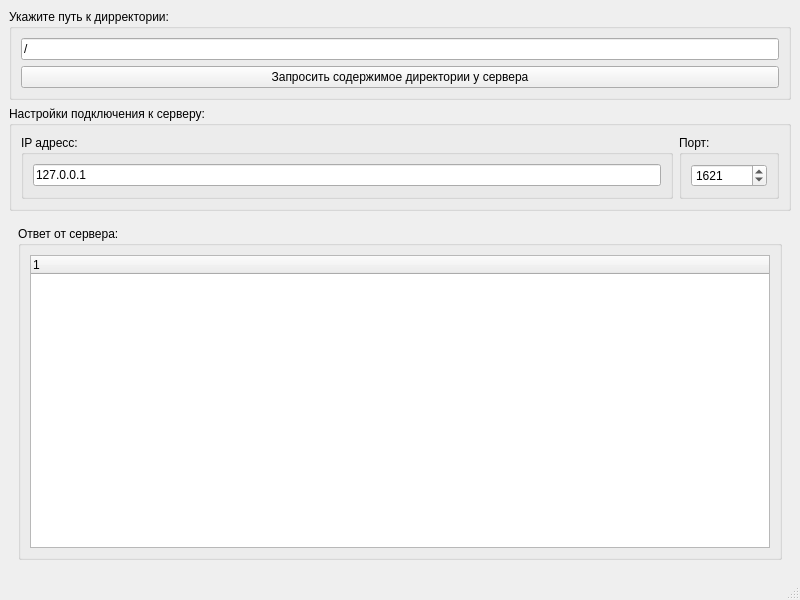
<?xml version="1.0" encoding="UTF-8"?>
<ui version="4.0">
 <class>MainWindow</class>
 <widget class="QMainWindow" name="MainWindow">
  <property name="geometry">
   <rect>
    <x>0</x>
    <y>0</y>
    <width>800</width>
    <height>600</height>
   </rect>
  </property>
  <property name="windowTitle">
   <string>MainWindow</string>
  </property>
  <widget class="QWidget" name="centralwidget">
   <layout class="QVBoxLayout" name="verticalLayout_7">
    <item>
     <widget class="QGroupBox" name="groupBox">
      <property name="sizePolicy">
       <sizepolicy hsizetype="Preferred" vsizetype="Preferred">
        <horstretch>0</horstretch>
        <verstretch>0</verstretch>
       </sizepolicy>
      </property>
      <property name="minimumSize">
       <size>
        <width>0</width>
        <height>0</height>
       </size>
      </property>
      <property name="baseSize">
       <size>
        <width>0</width>
        <height>0</height>
       </size>
      </property>
      <property name="title">
       <string>Укажите путь к дирректории:</string>
      </property>
      <layout class="QVBoxLayout" name="verticalLayout">
       <item>
        <widget class="QLineEdit" name="lineEdit_RequiredDirectory">
         <property name="text">
          <string>/</string>
         </property>
        </widget>
       </item>
       <item>
        <widget class="QPushButton" name="pushButton_RequestFromServer">
         <property name="cursor">
          <cursorShape>PointingHandCursor</cursorShape>
         </property>
         <property name="text">
          <string>Запросить содержимое директории у сервера</string>
         </property>
        </widget>
       </item>
      </layout>
     </widget>
    </item>
    <item>
     <widget class="QGroupBox" name="groupBox_3">
      <property name="title">
       <string>Настройки подключения к серверу:</string>
      </property>
      <layout class="QHBoxLayout" name="horizontalLayout">
       <item>
        <widget class="QGroupBox" name="groupBox_4">
         <property name="title">
          <string>IP адресс:</string>
         </property>
         <layout class="QVBoxLayout" name="verticalLayout_4">
          <item>
           <widget class="QLineEdit" name="lineEdit_ServerIPAddress">
            <property name="text">
             <string>127.0.0.1</string>
            </property>
           </widget>
          </item>
         </layout>
        </widget>
       </item>
       <item>
        <widget class="QGroupBox" name="groupBox_5">
         <property name="sizePolicy">
          <sizepolicy hsizetype="Fixed" vsizetype="Preferred">
           <horstretch>0</horstretch>
           <verstretch>0</verstretch>
          </sizepolicy>
         </property>
         <property name="minimumSize">
          <size>
           <width>100</width>
           <height>0</height>
          </size>
         </property>
         <property name="title">
          <string>Порт:</string>
         </property>
         <layout class="QVBoxLayout" name="verticalLayout_5">
          <item>
           <widget class="QSpinBox" name="spinBox_ServerPort">
            <property name="maximum">
             <number>65535</number>
            </property>
            <property name="value">
             <number>1621</number>
            </property>
           </widget>
          </item>
         </layout>
        </widget>
       </item>
      </layout>
     </widget>
    </item>
    <item>
     <widget class="QStackedWidget" name="stackedWidget">
      <property name="currentIndex">
       <number>1</number>
      </property>
      <widget class="QWidget" name="page_Error">
       <layout class="QVBoxLayout" name="verticalLayout_6">
        <item>
         <widget class="QGroupBox" name="groupBox_ResponseError">
          <property name="title">
           <string>Ответ от сервера:</string>
          </property>
          <layout class="QVBoxLayout" name="verticalLayout_3">
           <item>
            <widget class="QTextEdit" name="textEdit_Response"/>
           </item>
          </layout>
         </widget>
        </item>
       </layout>
      </widget>
      <widget class="QWidget" name="page_Files">
       <layout class="QVBoxLayout" name="verticalLayout_8">
        <item>
         <widget class="QGroupBox" name="groupBox_ResponseFiles">
          <property name="title">
           <string>Ответ от сервера:</string>
          </property>
          <layout class="QVBoxLayout" name="verticalLayout_2">
           <item>
            <widget class="QTreeWidget" name="treeWidget_Files">
             <property name="cursor" stdset="0">
              <cursorShape>PointingHandCursor</cursorShape>
             </property>
             <column>
              <property name="text">
               <string notr="true">1</string>
              </property>
             </column>
            </widget>
           </item>
          </layout>
         </widget>
        </item>
       </layout>
      </widget>
     </widget>
    </item>
   </layout>
  </widget>
  <widget class="QMenuBar" name="menubar">
   <property name="geometry">
    <rect>
     <x>0</x>
     <y>0</y>
     <width>800</width>
     <height>22</height>
    </rect>
   </property>
  </widget>
  <widget class="QStatusBar" name="statusbar"/>
 </widget>
 <resources/>
 <connections/>
</ui>
